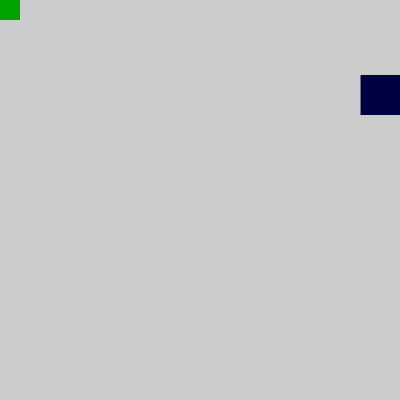
Frame 1 (no input)
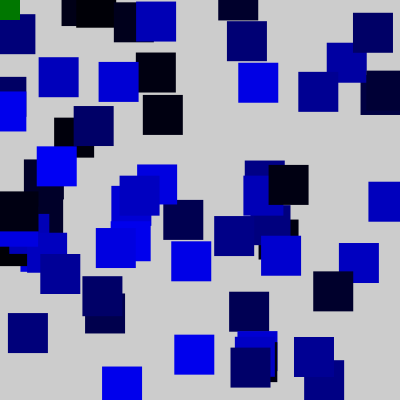
Frame 60 (the mouse pressed at the canvas centre just before this capture)
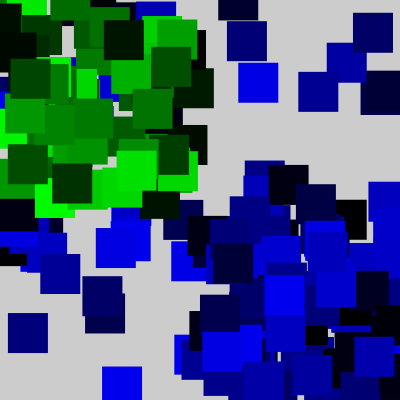
Frame 120 (the mouse held since frame 60 and released just before this capture)

The Processing sketch that drew these frames (run headless with seeded random() and noise(); from frame 60 on, the mouse is pressed at the canvas centre):

// Processing sketch: sketch__23_1
// ── sketch__23_1.pde
//THIS SKETCH RANDOMLY GENERATES RECTANGLES BASED ON 
//THE POSITION OF THE CURSOR

void setup()
{ 
  size(400, 400);
  rectMode(CENTER);
  ellipseMode(CENTER);
  noStroke();
}

void draw()
{ 
  fill(0,random(255),0);
  rect(random(mouseX),random(mouseY),40,40); //GREEN RECT
 
  fill(0,0,random(255));
  rect(random(mouseX,width),random(mouseY,height),40,40); //BLUE RECT
 
}
